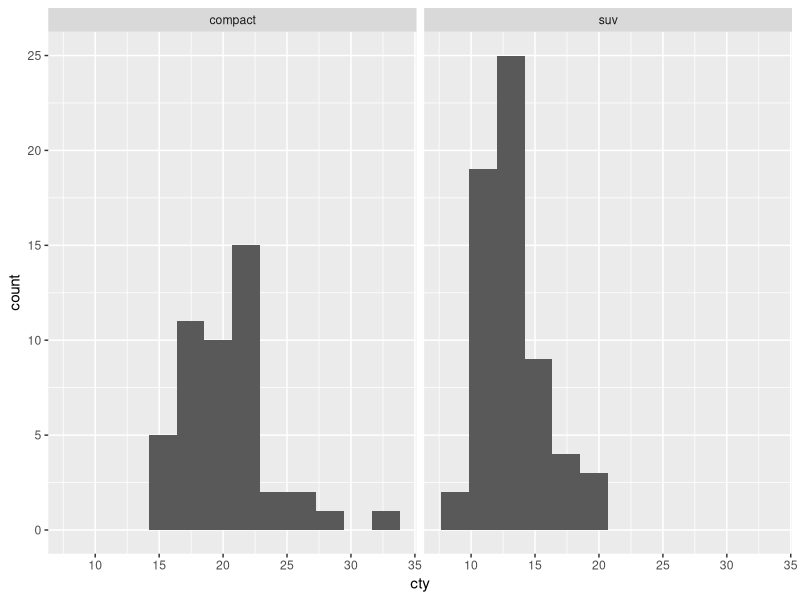
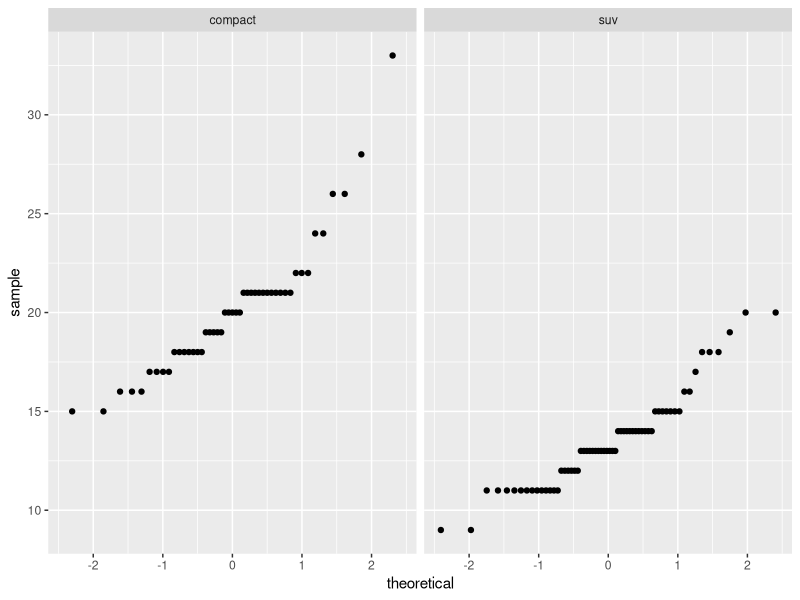

Here is the R script that generated these plots, in order:
## ---- chunk 1
knitr::opts_chunk$set(echo = TRUE)
library(tidyverse)
## ---- chunk 2
pika_mass <- c(8200, 97, 110, 83, 91, 101, 88)
## 82 changed to 820o for a test below
pika_mean <- mean(pika_mass)

pika_sd <- sd(pika_mass)

pika_ca<- t.test(pika_mass)
pika_ca
## ---- chunk 3

oak_trees <- c(20, 22, 25, 31, 27, 33, 35, 28)

pine_trees <- c(41, 46, 55, 68, 57, 61, 48)
## ---- chunk 4

trees_t <- t.test(oak_trees, pine_trees)
## ---- chunk 5
compact_suv_subset <- mpg %>%
  filter(class %in% c("suv", "compact"))
# used unique(mpg$class) to find class options

## ---- chunk 6
ggplot(compact_suv_subset, aes(x=cty)) +
  geom_histogram(bins=12) +
  facet_wrap(~class)

ggplot(data= compact_suv_subset, aes(sample= cty)) +
  geom_qq() +
  facet_wrap(~class)

## ---- chunk 7
car_stats <- compact_suv_subset %>%
  group_by(class) %>%
  summarize(mean_city =mean(cty),
            sd_city= sd(cty),
            sample_size = n ())

car_stats

## ---- chunk 8
compact_sample <- compact_suv_subset %>%
  filter( class == "compact") %>%
  pull(cty)

suv_sample <- compact_suv_subset %>%
  filter( class == "suv") %>%
          pull(cty)
cars_t <- t.test(compact_sample, suv_sample)

